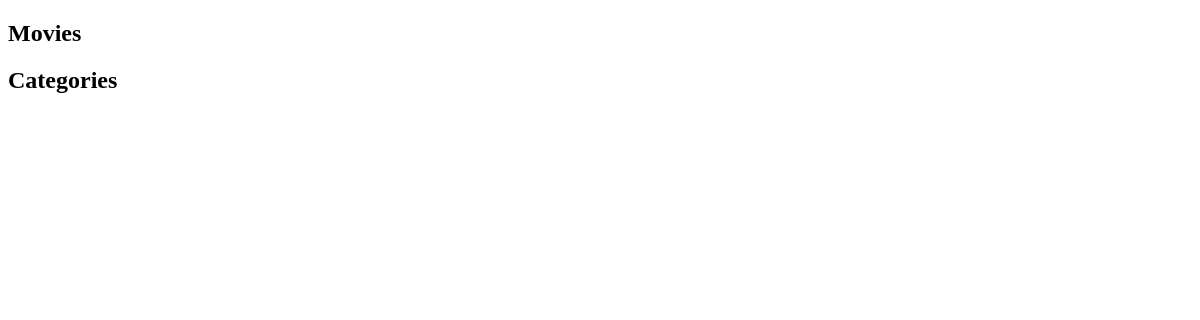
Before: /movies with the older database file.
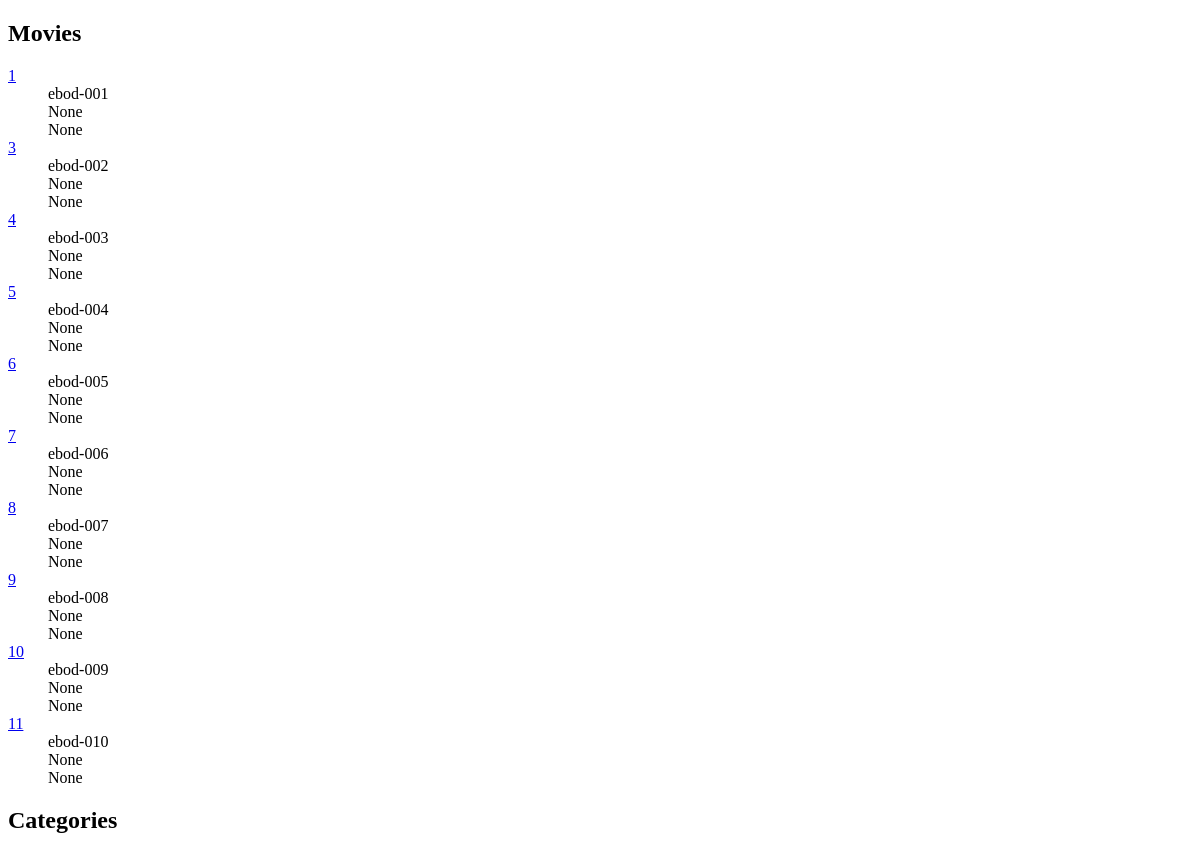
After: the same page with the newer database file.
### collection/models.py (models this page shows)
class Movie(models.Model):
    dvd_id = models.CharField(max_length=200)
    title = models.CharField(max_length=200, null=True, blank=True)
    release_date = models.DateField(null=True, blank=True)

### collection/views.py (the view)
# urls.py: path('movies', MovieList.as_view(), name='movie-list'),
class MovieList(generic.ListView):
    model = Movie
    def get_context_data(self, **kwargs):
        context = super().get_context_data(**kwargs)
        context['category_list'] = Category.objects.all()
        return context

### collection/templates/collection/movie_list.html (shortened to what this page needs)
{% extends "collection/base.html" %}
{% block content %}
    <h2>Movies</h2>
    <dl>
        {% for movie in object_list %}
            <dt>
                <a href="{% url 'collection:movie-detail' movie.id %}">
                    {{ movie.id }}
                </a>
            </dt>
            <dd>{{ movie.dvd_id }}</dd>
            <dd>{{ movie.title }}</dd>
            <dd>{{ movie.release_date }}</dd>
        {% endfor %}
    </dl>
    <h2>Categories</h2>
{% endblock %}

### collection/templates/collection/base.html (shortened to what this page needs)
<!DOCTYPE html>
<html lang="en">
<head>
</head>
<body>
{% block content %}
{% endblock %}
</body>
</html>

Changed rows visible on the page:
added Movie: id "1", dvd_id "ebod-001", title "None", release_date "None"
added Movie: id "3", dvd_id "ebod-002", title "None", release_date "None"
added Movie: id "4", dvd_id "ebod-003", title "None", release_date "None"
added Movie: id "5", dvd_id "ebod-004", title "None", release_date "None"
added Movie: id "6", dvd_id "ebod-005", title "None", release_date "None"
added Movie: id "7", dvd_id "ebod-006", title "None", release_date "None"
added Movie: id "8", dvd_id "ebod-007", title "None", release_date "None"
added Movie: id "9", dvd_id "ebod-008", title "None", release_date "None"
added Movie: id "10", dvd_id "ebod-009", title "None", release_date "None"
added Movie: id "11", dvd_id "ebod-010", title "None", release_date "None"
